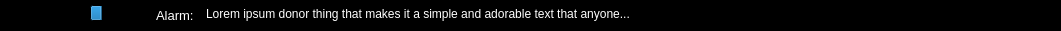
   <widget class="QWidget" name="widget_11" native="true">
    <property name="geometry">
     <rect>
      <x>20</x>
      <y>10</y>
      <width>1061</width>
      <height>31</height>
     </rect>
    </property>
    <property name="styleSheet">
     <string notr="true">background-color:rgb(0, 0, 0);</string>
    </property>
    <widget class="QLabel" name="label_107">
     <property name="geometry">
      <rect>
       <x>0</x>
       <y>-30</y>
       <width>71</width>
       <height>101</height>
      </rect>
     </property>
     <property name="styleSheet">
      <string notr="true">background-color:rgb(0, 0, 0);
image: url(:/newPrefix/logo.jpg);</string>
     </property>
     <property name="text">
      <string/>
     </property>
    </widget>
    <widget class="QLabel" name="label_108">
     <property name="geometry">
      <rect>
       <x>156</x>
       <y>5</y>
       <width>41</width>
       <height>21</height>
      </rect>
     </property>
     <property name="text">
      <string>&lt;html&gt;&lt;head/&gt;&lt;body&gt;&lt;p&gt;&lt;span style=&quot; font-size:10pt; color:#ffffff;&quot;&gt;Alarm:&lt;/span&gt;&lt;/p&gt;&lt;/body&gt;&lt;/html&gt;</string>
     </property>
    </widget>
    <widget class="QLabel" name="label_109">
     <property name="geometry">
      <rect>
       <x>206</x>
       <y>-1</y>
       <width>771</width>
       <height>31</height>
      </rect>
     </property>
     <property name="text">
      <string>&lt;html&gt;&lt;head/&gt;&lt;body&gt;&lt;p&gt;&lt;span style=&quot; font-size:9pt; color:#ffffff;&quot;&gt;Lorem ipsum donor thing that makes it a simple and adorable text that anyone...&lt;/span&gt;&lt;/p&gt;&lt;/body&gt;&lt;/html&gt;</string>
     </property>
    </widget>
    <widget class="QProgressBar" name="progressBar_2">
     <property name="geometry">
      <rect>
       <x>90</x>
       <y>5</y>
       <width>51</width>
       <height>16</height>
      </rect>
     </property>
     <property name="value">
      <number>24</number>
     </property>
    </widget>
   </widget>
